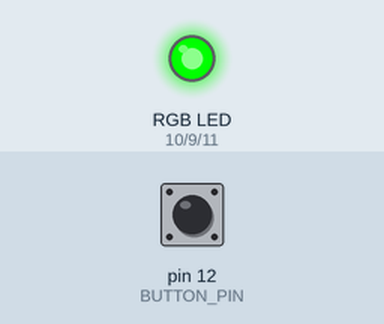
A program run on a simulated Arduino Uno, built with avr-gcc and run on an emulated ATmega328P. Shown: an RGB LED mixed from three pins (HIGH = lit). The inputs (shaded band) are chosen by the test bench; at power-on: pin 12 (BUTTON_PIN) HIGH.

Above: at 1.3 s.
1.4 s: pin 12 (BUTTON_PIN) pulled LOW for 0.3 s
At 2.4 s:
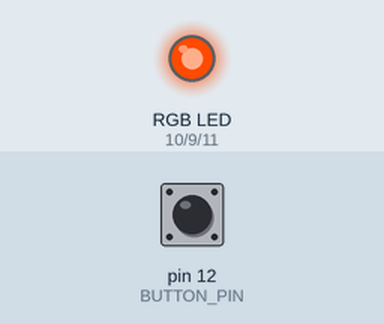
At 9.0 s:
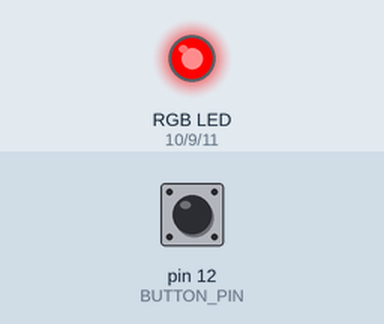
Timing chart, 0 to 20.0 s (numbered marks = the images above; inputs shaded):
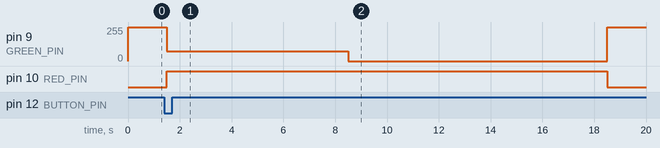

The program:

main.cpp
```cpp
#include <Arduino.h>  // Inclui a biblioteca do Arduino para uso das funções básicas

// Definição dos pinos onde os LEDs RGB estão conectados e o Botão
#define GREEN_PIN 9   // Canal verde no pino 9
#define RED_PIN   10  // Canal vermelho no pino 10
#define BLUE_PIN  11  // Canal azul no pino 11
#define BUTTON_PIN 12 // Botão no pino 12

// Função para acender a cor verde no LED RGB
void setGreen() {
  analogWrite(RED_PIN, 0);
  analogWrite(GREEN_PIN, 255);
  analogWrite(BLUE_PIN, 0);
}

// Função para acender a cor amarela no LED RGB
void setYellow() {
  // O amarelo é formado pela combinação de vermelho e verde
  analogWrite(RED_PIN, 255);
  analogWrite(GREEN_PIN, 75);
  analogWrite(BLUE_PIN, 0);
}

// Função para acender a cor vermelha no LED RGB
void setRed() {
  analogWrite(RED_PIN, 255);
  analogWrite(GREEN_PIN, 0);
  analogWrite(BLUE_PIN, 0);
}

void setup() {
  Serial.begin(9600); // Inicializa a comunicação serial com o monitor serial

  // Define os pinos dos LEDs RGB como saída
  pinMode(GREEN_PIN, OUTPUT);
  pinMode(RED_PIN, OUTPUT);
  pinMode(BLUE_PIN, OUTPUT);

  // Configura o pino do botão como entrada com resistor pull-up interno
  // Isso significa que, quando não pressionado, o pino estará em HIGH (5V)
  // e quando pressionado, ficará em LOW (0V)
  pinMode(BUTTON_PIN, INPUT_PULLUP);
}

void loop() {
  // Se o botão não estiver pressionado (estado HIGH), o LED fica verde
  if (digitalRead(BUTTON_PIN) == HIGH) {
    setGreen();  // Ativa a cor verde
    delay(500);  // Aguarda 500ms
  }

 // Se o botão for pressionado (estado LOW), altera a cor do LED RGB
  if (digitalRead(BUTTON_PIN) == LOW) {
    setYellow();  // Ativa a cor amarela
    delay(7000);  // Aguarda 7 segundos

    setRed();     // Ativa a cor vermelha
    delay(10000); // Aguarda 10 segundos
  }
}
```

Measured:
- after the input at 1.4 s, pin 9 (GREEN_PIN): 255/255 → 75/255 after 0.10 s, → 0/255 7.0 s later, → 255/255 10.0 s later; pin 10 (RED_PIN): LOW → HIGH after 0.10 s, → LOW 17.0 s later
